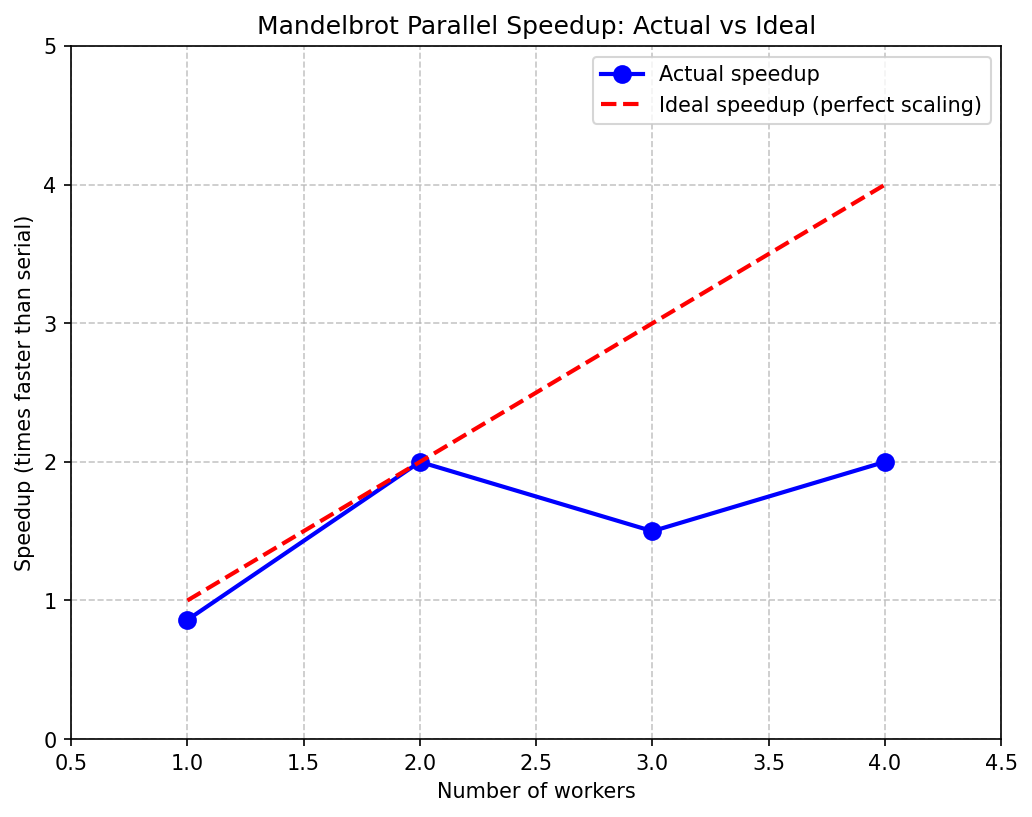

This figure's Python source:
"""
Speedup Plot for MP2
"""

import matplotlib.pyplot as plt

# Data from M2 worker sweep
workers = [1, 2, 3, 4]
speedup = [0.86, 2.00, 1.50, 2.00]

# Ideal speedup (perfect scaling)
ideal = [1, 2, 3, 4]

# Create the plot
plt.figure(figsize=(8, 6))
plt.plot(workers, speedup, 'o-', label='Actual speedup', linewidth=2, markersize=8, color='blue')
plt.plot(workers, ideal, '--', label='Ideal speedup (perfect scaling)', linewidth=2, color='red')

# Labels and title
plt.xlabel('Number of workers')
plt.ylabel('Speedup (times faster than serial)')
plt.title('Mandelbrot Parallel Speedup: Actual vs Ideal')
plt.legend()
plt.grid(True, linestyle='--', alpha=0.7)

# Set axis limits
plt.xlim(0.5, 4.5)
plt.ylim(0, 5)

# Save the plot
plt.savefig('speedup_plot.png', dpi=150, bbox_inches='tight')
plt.show()

print("Speedup plot saved as 'speedup_plot.png'")
